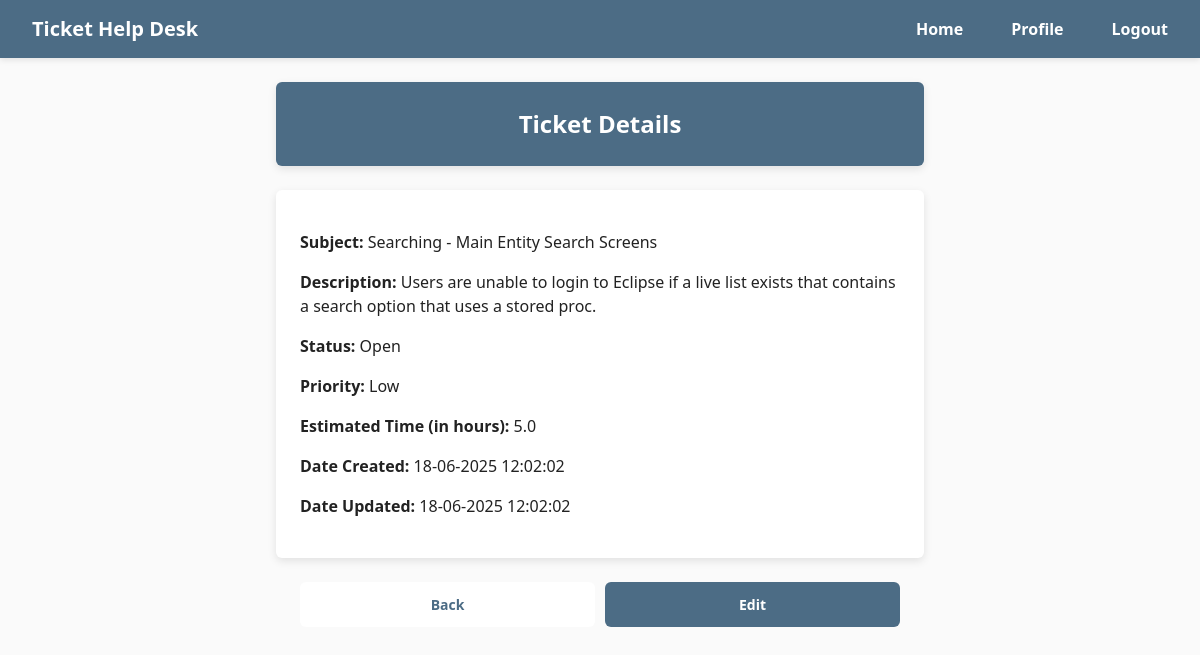
Before: /ticket_details/10 (signed in) with the older database file.
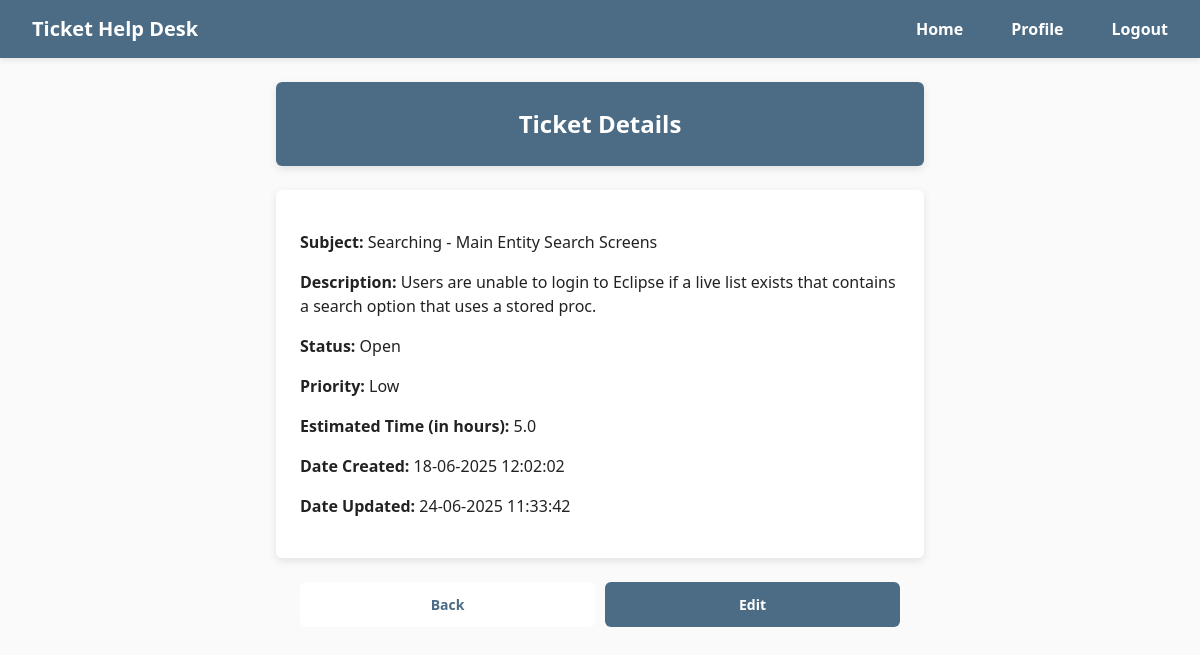
After: the same page with the newer database file.
### HelpDeskTicketingSystem/models/TicketModel.py (models this page shows)
class Ticket(db.Model):
    id = db.Column(db.Integer, primary_key=True)
    subject = db.Column(db.String(100), nullable=False)
    description = db.Column(db.Text, nullable=False)
    status = db.Column(db.String(20), nullable=False)
    priority = db.Column(db.String(20), nullable=False)
    estimated_time = db.Column(db.Float, nullable=False)
    date_created = db.Column(db.DateTime(timezone=True), default=func.current_timestamp())
    date_updated = db.Column(db.DateTime(timezone=True), default=func.current_timestamp(), onupdate=func.current_timestamp())
    user_id = db.Column(db.Integer, db.ForeignKey('user.id'))
    user = relationship('User', backref='tickets')

### HelpDeskTicketingSystem/views/tickets.py (the view)
@tickets_bp.route('/ticket_details/<int:ticket_id>', methods=['GET'])
@login_required
def ticket_details(ticket_id):
    ticket = Ticket.query.filter_by(id=ticket_id).first()
    if not ticket:
        flash('Ticket not found.', category='error')
        return redirect(url_for('home.home'))
    if ticket.user_id != current_user.id and current_user.account_type != 'Administrator':
        flash('You do not have permission to view this ticket.', category='error')
        return redirect(url_for('home.home'))
    return render_template('ticket_details.html', ticket=ticket)

### HelpDeskTicketingSystem/__init__.py (called while the page is built)
def create_app(config_class=None):
    app = Flask(__name__)
    if config_class:
        app.config.from_object(config_class)
    else:
        app.config.from_object(Config)
    db.init_app(app)
    login_manager.init_app(app)
    login_manager.login_view = 'auth.login'
    from .views.home import home_bp
    from .views.auth import auth_bp
    from .views.users import users_bp
    from .views.tickets import tickets_bp
    app.register_blueprint(home_bp, url_prefix='/')
    app.register_blueprint(auth_bp, url_prefix='/')
    app.register_blueprint(tickets_bp, url_prefix='/')
    app.register_blueprint(users_bp, url_prefix='/')
    create_database(app)
    from .models import User
    @login_manager.user_loader
    def load_user(user_id):
        return User.query.get(int(user_id))
    return app

### HelpDeskTicketingSystem/templates/ticket_details.html (shortened to what this page needs)
{% extends "base.html" %} {% block title %} Ticket Details {% endblock %} {%
block content %}
<h2>Ticket Details</h2>
<div class="form">
  <p><strong>Subject:</strong> {{ ticket.subject }}</p>
  <p><strong>Description:</strong> {{ ticket.description }}</p>
  <p><strong>Status:</strong> {{ ticket.status }}</p>
  <p><strong>Priority:</strong> {{ ticket.priority }}</p>
  <p><strong>Estimated Time (in hours):</strong> {{ ticket.estimated_time }}</p>
  <p>
    <strong>Date Created:</strong> {{ ticket.date_created.strftime('%d-%m-%Y
    %H:%M:%S') }}
  </p>
  <p>
    <strong>Date Updated:</strong> {{ ticket.date_updated.strftime('%d-%m-%Y
    %H:%M:%S') if ticket.date_updated else "Never" }}
  </p>
</div>
<br />
<div class="btn-group">
  <a href="{{ url_for('home.home') }}" class="btn btn-group btn-secondary"
    >Back</a
  >
  <a
    href="{{ url_for('tickets.edit_ticket', ticket_id=ticket.id) }}"
    class="btn btn-group btn-primary"
    >Edit</a
  >
</div>
{% endblock %}

### HelpDeskTicketingSystem/templates/base.html (shortened to what this page needs)
<!DOCTYPE html>
<html lang="en">
  <head>
    <link
      rel="stylesheet"
      href="{{ url_for('static', filename='main.css') }}"
    />
  </head>
  <body>
    <nav class="navbar">
      <div class="nav-container">
        <div class="navbar-brand">Ticket Help Desk</div>
        <ul class="navbar-links">
          {% if current_user.is_authenticated %}
          <li><a href="{{ url_for('home.home') }}">Home</a></li>
          <li><a href="{{ url_for('users.profile') }}">Profile</a></li>
          <li><a href="{{ url_for('auth.logout') }}">Logout</a></li>
          {% else %}
          <li><a href="{{ url_for('auth.login') }}">Login</a></li>
          <li><a href="{{ url_for('auth.register') }}">Register</a></li>
          {% endif %}
        </ul>
      </div>
    </nav>
    <main class="container main-content">
      {% block content %} {% endblock %}
    </main>
  </body>
</html>

### HelpDeskTicketingSystem/static/main.css (style rules this page uses)
body { margin: 0; padding: 0; font-family: "Segoe UI", sans-serif; font-size: 16px; line-height: 1.5; color: #222; background-color: #fafafa; }
h2 { background: #fff; padding: 24px; border-radius: 6px; box-shadow: 0 3px 8px rgba(0, 0, 0, 0.1); max-width: 600px; margin: 0 auto; text-align: center; margin-bottom: 24px; background-color: #4C6C85; color: #fff; }
a { color: #4C6C85; text-decoration: none; }
p { color: #222; text-decoration: none; font-weight: 300; }
.container { max-width: 900px; margin: 0 auto; padding: 24px 16px; }
.navbar { width: 100%; background-color: #4C6C85; box-shadow: 0 2px 6px rgba(0, 0, 0, 0.1); padding: 0; }
.navbar .nav-container { display: flex; justify-content: flex-start; align-items: center; max-width: auto; margin: 0 auto; padding: 0 16px; }
.navbar .navbar-brand { color: #fff; font-weight: 700; font-size: 1.25rem; text-decoration: none; padding: 14px 16px; }
.navbar .navbar-links { display: flex; list-style: none; margin: 0; padding: 0; align-items: center; margin-left: auto; }
.navbar .navbar-links li { margin-left: 16px; }
.navbar .navbar-links a { display: block; padding: 14px 16px; color: #fff; text-decoration: none; font-weight: 600; border-radius: 4px; transition: background-color 0.2s; }
.form { background: #fff; padding: 24px; border-radius: 6px; box-shadow: 0 3px 8px rgba(0, 0, 0, 0.1); max-width: 600px; margin: auto; }
.btn-group { max-width: 600px; align-content: end; margin: 0 auto 24px; display: flex; gap: 10px; }
.btn-group .btn, .btn-group a.btn, .btn-group button.btn { flex: 1; display: flex; align-items: center; justify-content: center; text-align: center; width: 100%; padding: 12px; font-size: 14px; font-weight: 700; border: none; border-radius: 6px; cursor: pointer; text-decoration: none; }
.btn-group.btn-primary { background-color: #4C6C85; color: #fff; }
.btn-group.btn-secondary { background-color: #fff; color: #4C6C85; }

Changed rows visible on the page:
changed Ticket "Searching - Main Entity Search Screens": date_updated "18-06-2025 12:02:02" → "24-06-2025 11:33:42"
